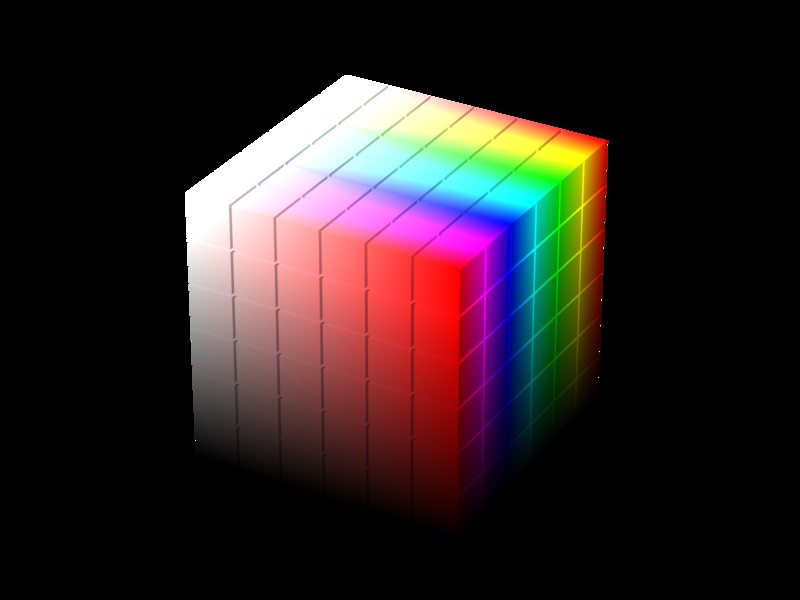
#> input picture HSV_color_solid_cube.png, 800 x 600 px
$ python hsv_app.py
#> lines starting #> are read from the running program, lines starting #| are printed output that depends on the picture; after the words box and inside, x2 and y2 are one past the last pixel; in counts of white or black regions, pixels touching at a corner belong together
import cv2
import numpy as np
from tkinter import Tk
from tkinter.filedialog import askopenfilename

# Función para no hacer nada en el callback de los sliders
def nothing(x):
    pass

# Función para ajustar el tamaño de la imagen para la visualización
def resize_image_for_display(image, max_display_height=800):
    """
    Redimensiona la imagen para la visualización, manteniendo la relación de aspecto,
    si su altura es mayor que max_display_height.
    """
    height, width = image.shape[:2]
    if height > max_display_height:
        scaling_factor = max_display_height / height
        resized_image = cv2.resize(image, None, fx=scaling_factor, fy=scaling_factor, interpolation=cv2.INTER_AREA)
        return resized_image
    return image

# Inicializa Tkinter y oculta la ventana principal
Tk().withdraw()

# Abre la ventana de diálogo para seleccionar un archivo de imagen y guarda la ruta seleccionada
image_path = askopenfilename()  # Muestra el diálogo para seleccionar un archivo
#> the answer given: HSV_color_solid_cube.png

# Verifica si se seleccionó un archivo
if image_path:
    image = cv2.imread(image_path)
#> image is the input picture: shape (600, 800, 3); mean B, G, R 35.1, 34.3, 45.9

    # Convierte la imagen de BGR a HSV
    hsv = cv2.cvtColor(image, cv2.COLOR_BGR2HSV)
#> hsv: shape (600, 800, 3); mean H, S, V 16.3, 48.5, 54.5

    # Crea una ventana para los sliders
    cv2.namedWindow('HSV Tracker')

    # Creación de sliders para los valores mínimos y máximos de H, S y V
    cv2.createTrackbar('H Min', 'HSV Tracker', 0, 179, nothing)
#> slider 'H Min' is set to 35
    cv2.createTrackbar('H Max', 'HSV Tracker', 179, 179, nothing)
    cv2.createTrackbar('S Min', 'HSV Tracker', 0, 255, nothing)
#> slider 'S Min' is set to 51
    cv2.createTrackbar('S Max', 'HSV Tracker', 255, 255, nothing)
    cv2.createTrackbar('V Min', 'HSV Tracker', 0, 255, nothing)
#> slider 'V Min' is set to 51
    cv2.createTrackbar('V Max', 'HSV Tracker', 255, 255, nothing)

    while True:
        # Obtiene los valores de los sliders
        h_min = cv2.getTrackbarPos('H Min', 'HSV Tracker')
        h_max = cv2.getTrackbarPos('H Max', 'HSV Tracker')
        s_min = cv2.getTrackbarPos('S Min', 'HSV Tracker')
        s_max = cv2.getTrackbarPos('S Max', 'HSV Tracker')
        v_min = cv2.getTrackbarPos('V Min', 'HSV Tracker')
        v_max = cv2.getTrackbarPos('V Max', 'HSV Tracker')

        # Crea un rango de colores HSV basado en los valores de los sliders
        lower_hsv = np.array([h_min, s_min, v_min])
        upper_hsv = np.array([h_max, s_max, v_max])

        # Máscara que muestra solo los píxeles dentro del rango de los sliders
        mask = cv2.inRange(hsv, lower_hsv, upper_hsv)
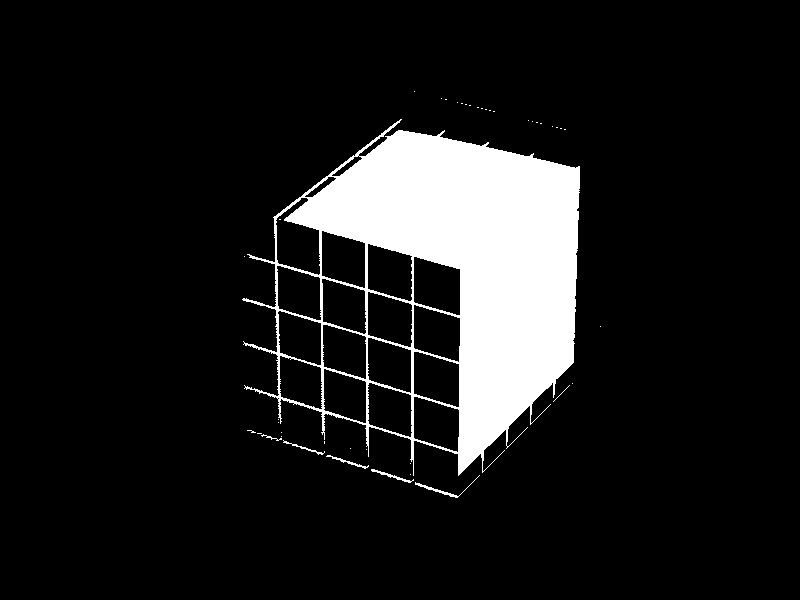
#> mask: shape (600, 800); 10.7% white; 42 white regions (36 under 20 px), largest, box (x1, y1, x2, y2) and area: (242, 119, 580, 476) 50776, (415, 475, 480, 498) 141, (371, 469, 414, 483) 108, (326, 455, 369, 469) 97, (283, 440, 325, 455) 83, (261, 434, 282, 441) 34

        # Resultado de aplicar la máscara a la imagen original
        result = cv2.bitwise_and(image, image, mask=mask)
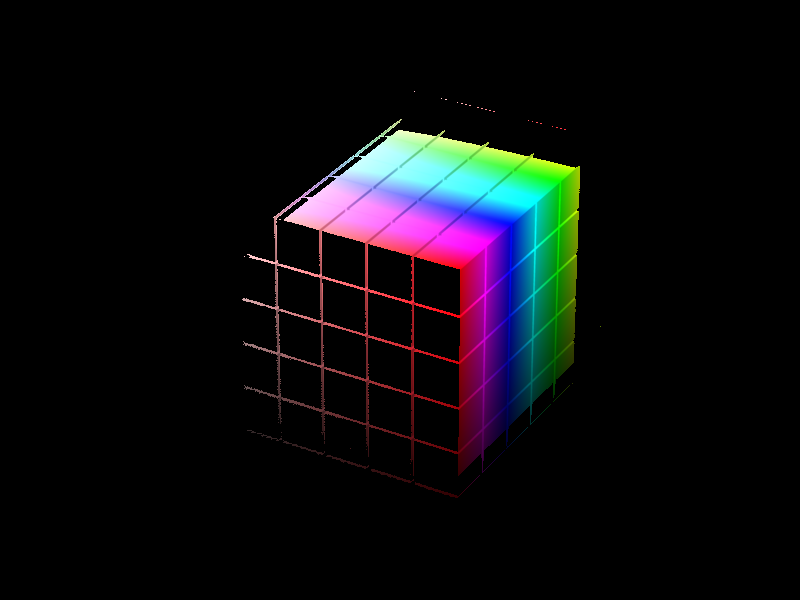
#> result: shape (600, 800, 3); mean B, G, R 14.8, 11.8, 12

        # Muestra la imagen original, la máscara y el resultado
        cv2.imshow('Original', resize_image_for_display(image))
        cv2.imshow('Mask', resize_image_for_display(mask))
        cv2.imshow('Result', resize_image_for_display(result))

        # Rompe el bucle si se presiona 'q'
        if cv2.waitKey(1) & 0xFF == ord('q'):
#> (key q is pressed here)
            break

    # Cierra todas las ventanas
    cv2.destroyAllWindows()
else:
    print("No se seleccionó ningún archivo.")
